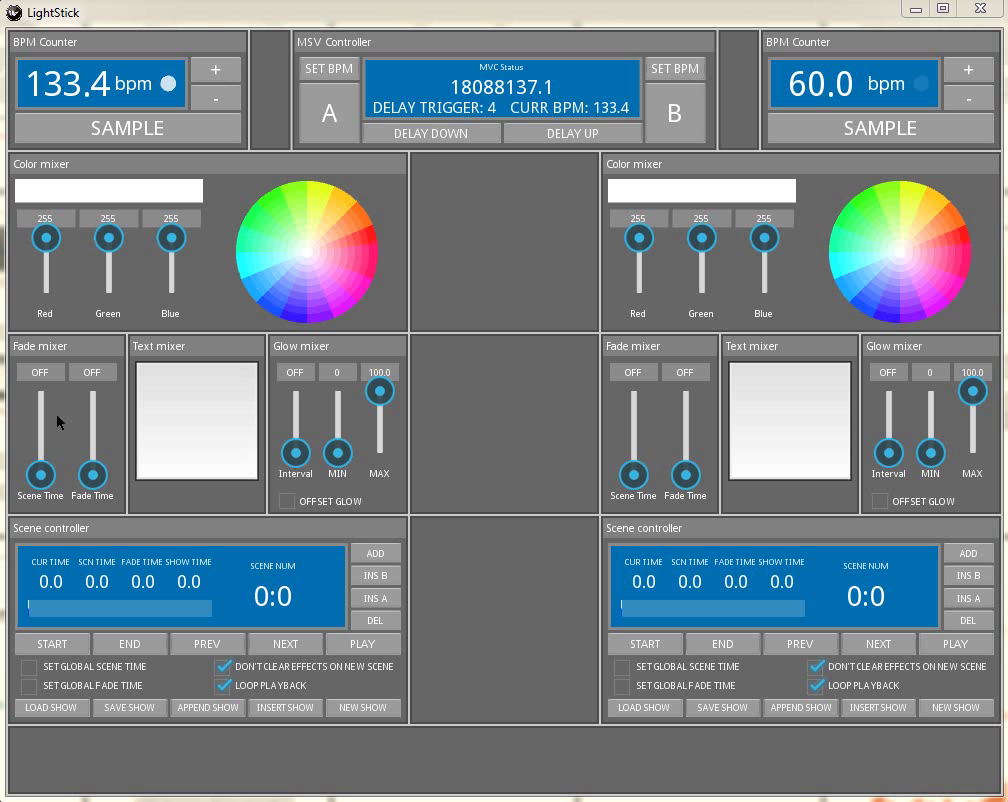
#> input picture frame 56 of ObjectTrackingTutorials/TestImages/Video.avi, 1008 x 802 px
$ python videoTest.py   (older library calls are emulated)
#> lines starting #> are read from the running program, lines starting #| are printed output that depends on the picture; after the words box and inside, x2 and y2 are one past the last pixel; in counts of white or black regions, pixels touching at a corner belong together
import numpy as np
import cv2

cap = cv2.VideoCapture("TestImages/Video.avi")


while True:
    # Capture fram by frame
    ret, frame = cap.read()
#> frame is the input picture: shape (802, 1008, 3); mean B, G, R 136.5, 130.3, 119.3

    # operations on the frame
    gray = cv2.cvtColor(frame, cv2.COLOR_BGR2GRAY)
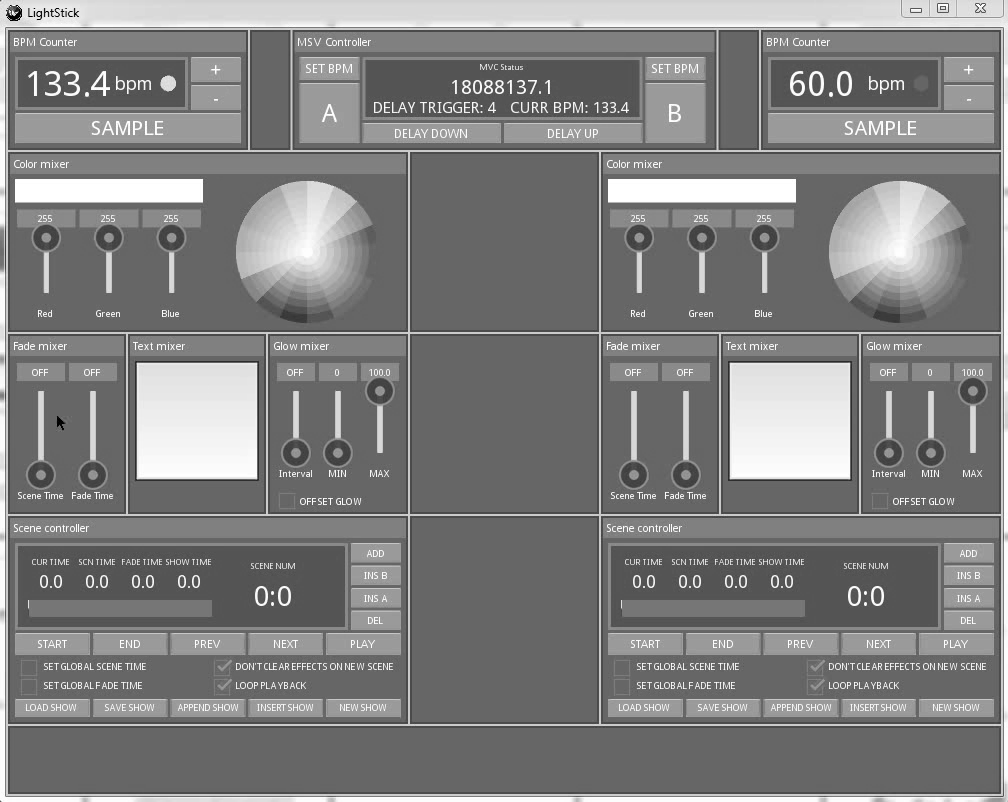
#> gray: shape (802, 1008); min 0, max 255, mean 127.7
    #gray = cv2.medianBlur(gray, 5)
    ret, thresh = cv2.threshold(gray, 0, 255, cv2.THRESH_BINARY_INV + cv2.THRESH_OTSU)
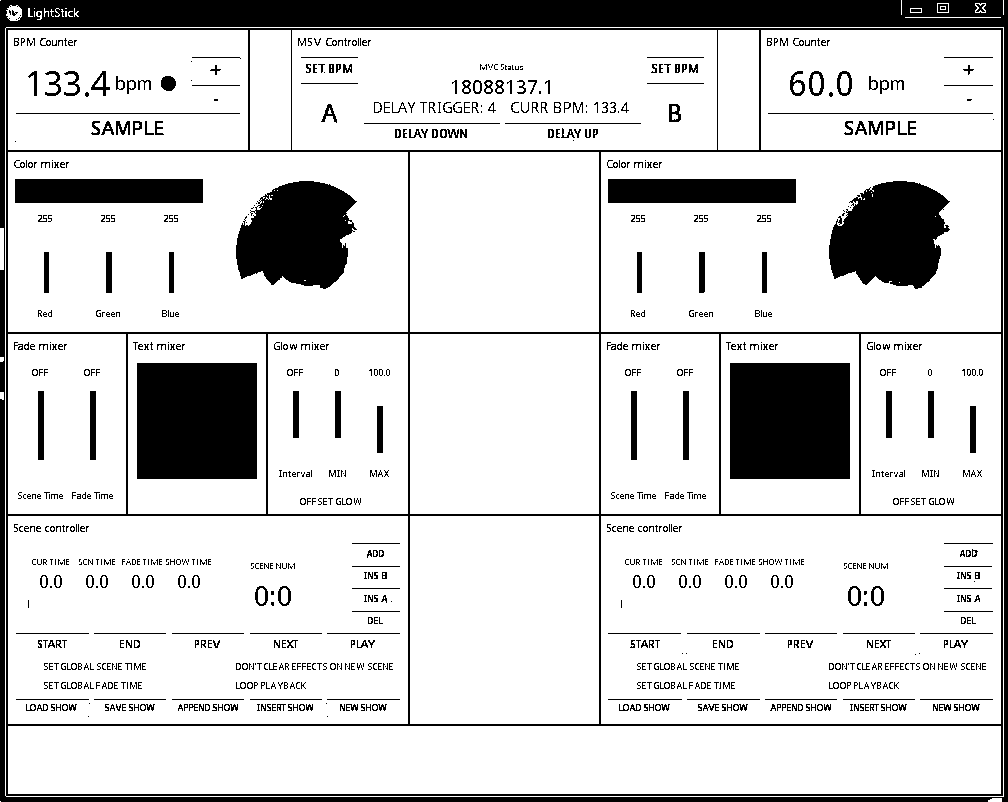
#> thresh: shape (802, 1008); 82.9% white; 941 black regions (633 under 20 px), largest, box (x1, y1, x2, y2) and area: (0, 0, 1008, 802) 57556, (137, 363, 257, 479) 13920, (730, 363, 850, 479) 13920
#> ret = 165

    circles = cv2.HoughCircles(thresh, cv2.cv.CV_HOUGH_GRADIENT, 1, 20, 50,
                               param1=50, param2=20, minRadius=0, maxRadius=40)
#> circles = 17 rows, first 8: [37.5, 666.5, 33.8], [969.5, 644.5, 34.9], [824.5, 666.5, 34.9], [231.5, 666.5, 34.9], [500.5, 109.5, 27], [798.5, 85.5, 9.6], [376.5, 644.5, 23.5], [435.5, 135.5, 13.8]

    if circles is not None:
        circles = np.uint16(np.around(circles))
#> circles = 17 rows, first 8: [38, 666, 34], [970, 644, 35], [824, 666, 35], [232, 666, 35], [500, 110, 27], [798, 86, 10], [376, 644, 24], [436, 136, 14]
        for i in circles[0, :]:
            # draw the outer circle
            cv2.circle(thresh,(i[0],i[1]),i[2],(0,255,0),2)
#> this loop made 17 passes
#> i on passes 1 to 12: [38, 666, 34], [970, 644, 35], [824, 666, 35], [232, 666, 35], [500, 110, 27], [798, 86, 10], [376, 644, 24], [436, 136, 14], [648, 676, 12], [70, 692, 11], [550, 112, 12], [894, 674, 13]
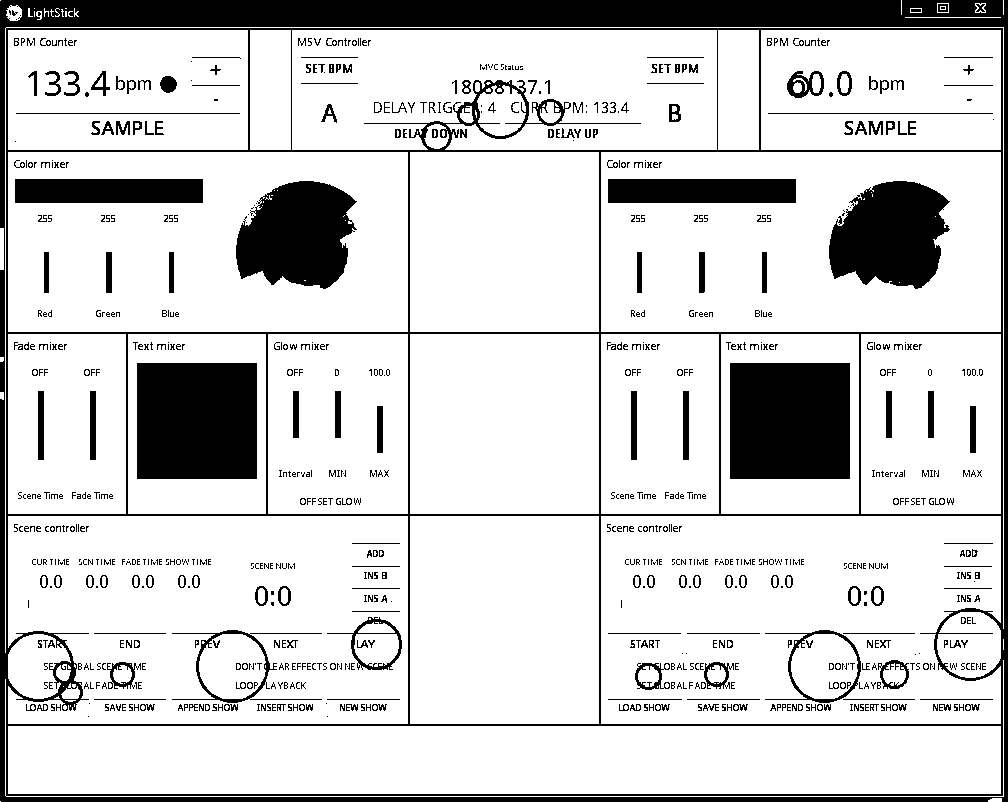
#> thresh: shape (802, 1008); 82.3% white; 837 black regions (567 under 20 px), largest, box (x1, y1, x2, y2) and area: (0, 0, 1008, 802) 61344, (137, 363, 257, 479) 13920, (730, 363, 850, 479) 13920
            # draw the center of the circle
            #cv2.circle(gray,(i[0],i[1]),2,(0,0,255),3)

    # Display the resulting image
    cv2.imshow("frame", thresh)

    if cv2.waitKey(1) & 0xFF == ord('q'):
#> (key q is pressed here)
        break

cap.release()
cv2.destroyAllWindows()

$ run again, starting later in the video
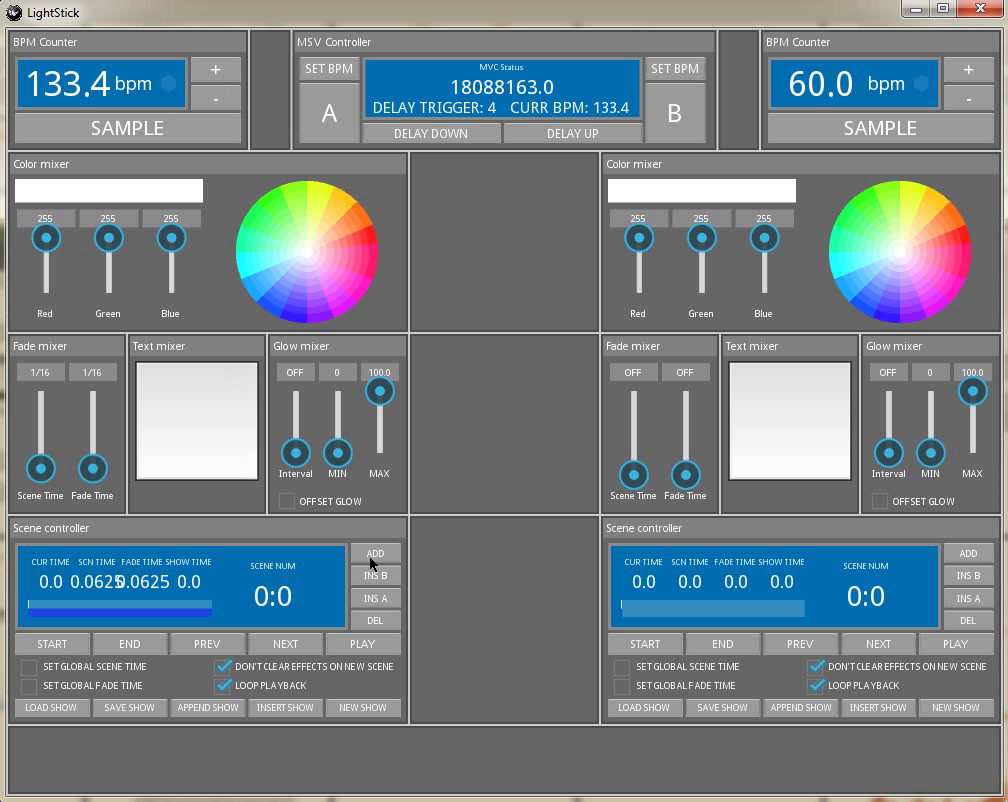
#> input picture frame 252 of ObjectTrackingTutorials/TestImages/Video.avi, 1008 x 802 px
#> frame is the input picture: shape (802, 1008, 3); mean B, G, R 133.8, 127.6, 116.8
#> `ret, thresh = cv2.threshold(gray, 0, 255, cv2.THRESH_BINARY_INV + cv2...`:
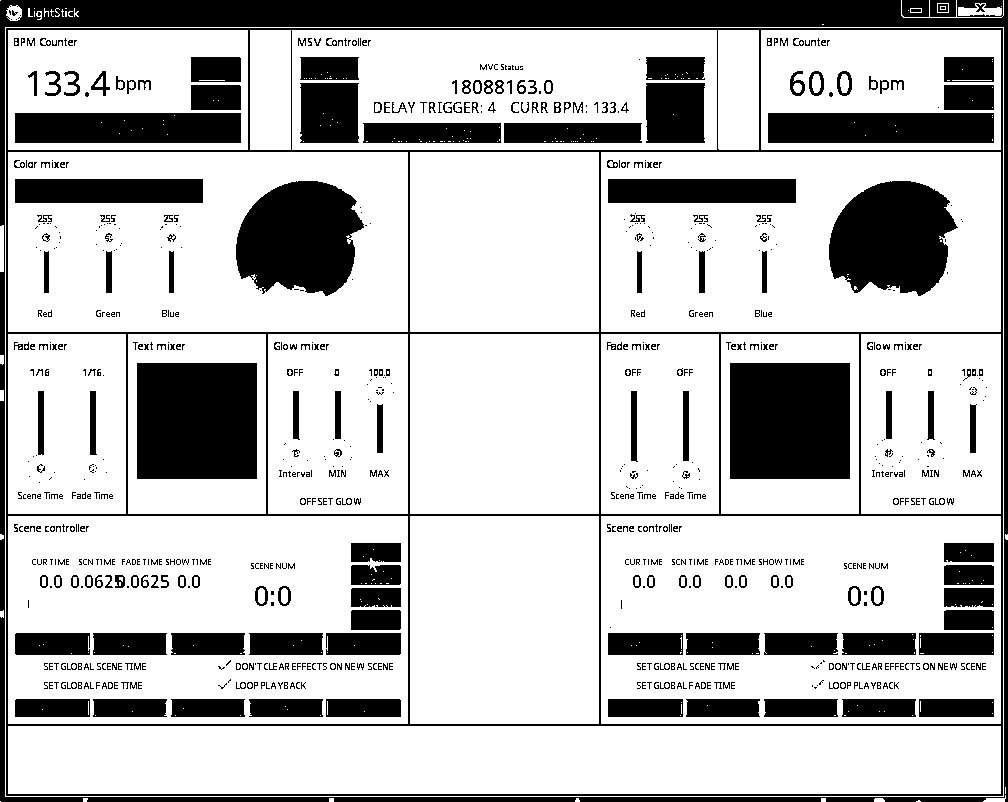
#> thresh: shape (802, 1008); 74.7% white; 874 black regions (580 under 20 px), largest, box (x1, y1, x2, y2) and area: (0, 0, 1008, 802) 36809, (6, 28, 1003, 796) 19421, (137, 363, 257, 479) 13920
#> ret = 146
#> `circles = cv2.HoughCircles(thresh, cv2.cv.CV_HOUGH_GRADIENT, 1, 20, 50..`: circles = [[498.5, 105.5, 23.5], [227.5, 685.5, 31.5], [813.5, 86.5, 9.6], [984.5, 596.5, 9.6], [383.5, 574.5, 11], [71.5, 87.5, 7.4], [657.5, 671.5, 9.4]]
#> `circles = np.uint16(np.around(circles))`: circles = [[498, 106, 24], [228, 686, 32], [814, 86, 10], [984, 596, 10], [384, 574, 11], [72, 88, 7], [658, 672, 9]]
#> the loop `for i in circles[0, :]:` made 7 passes
#> after the loop `for i in circles[0, :]:`:
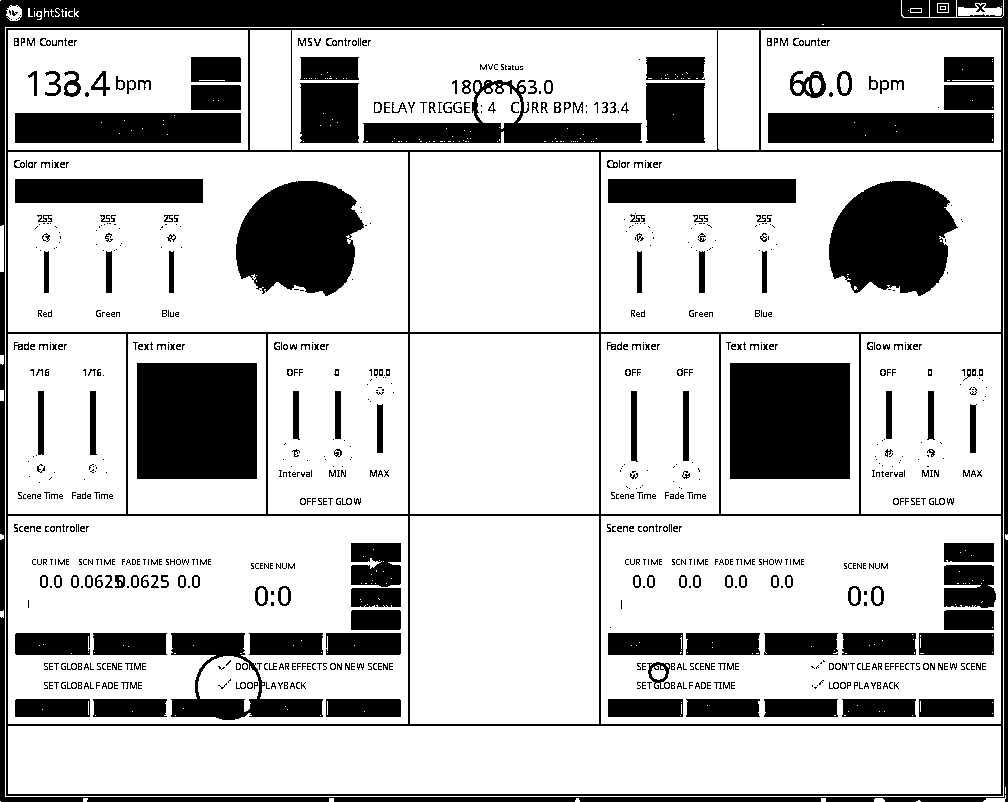
#> thresh: shape (802, 1008); 74.5% white; 854 black regions (575 under 20 px), largest, box (x1, y1, x2, y2) and area: (0, 0, 1008, 802) 36809, (6, 28, 1003, 796) 19421, (137, 363, 257, 479) 13920

$ run again, starting later in the video
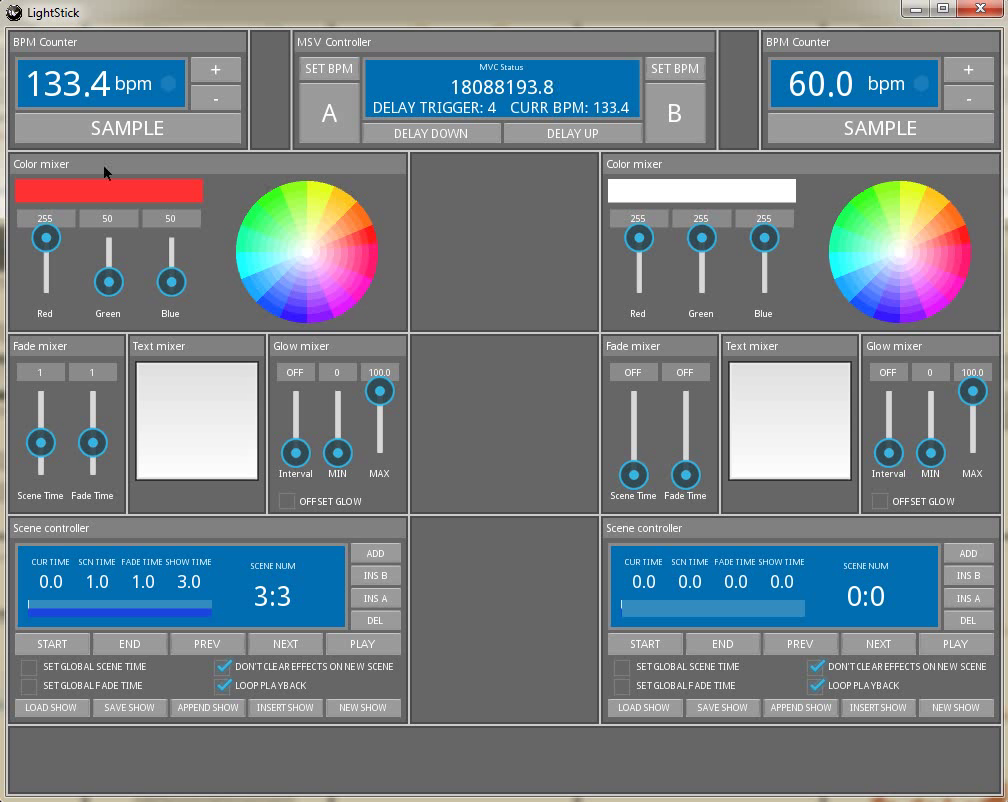
#> input picture frame 448 of ObjectTrackingTutorials/TestImages/Video.avi, 1008 x 802 px
#> frame is the input picture: shape (802, 1008, 3); mean B, G, R 132.6, 126.3, 116.7
#> `ret, thresh = cv2.threshold(gray, 0, 255, cv2.THRESH_BINARY_INV + cv2...`:
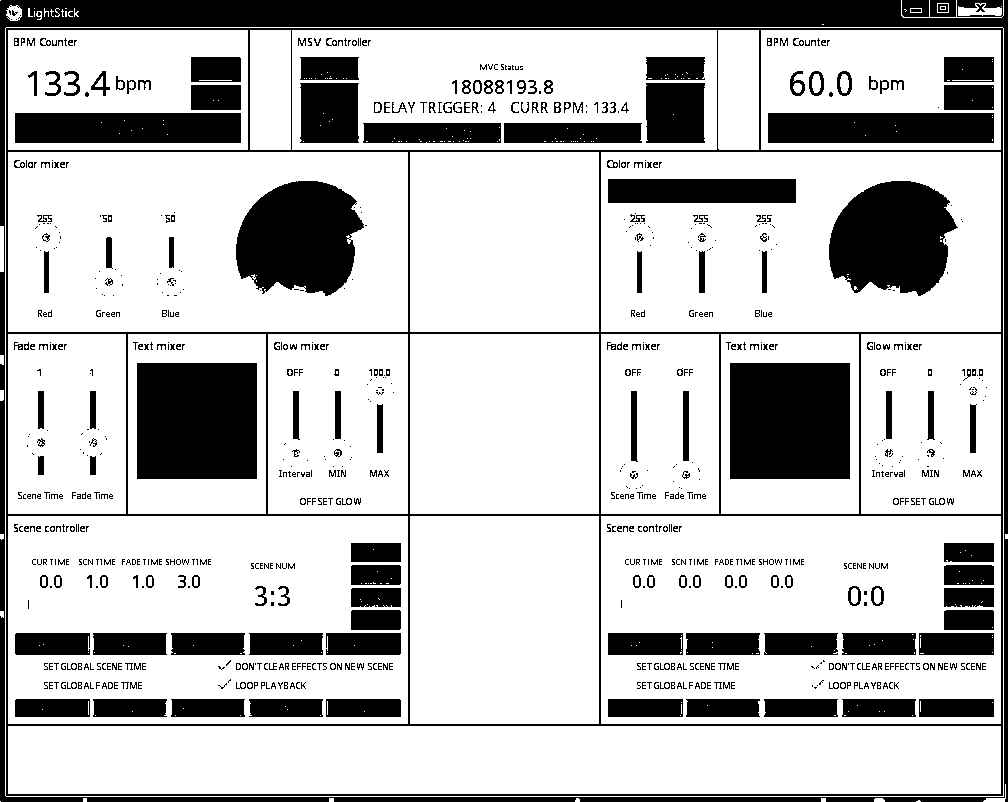
#> thresh: shape (802, 1008); 75.3% white; 869 black regions (582 under 20 px), largest, box (x1, y1, x2, y2) and area: (0, 0, 1008, 802) 56235, (137, 363, 257, 479) 13920, (730, 363, 850, 479) 13920
#> ret = 146
#> `circles = cv2.HoughCircles(thresh, cv2.cv.CV_HOUGH_GRADIENT, 1, 20, 50..`: circles = [[499.5, 109.5, 28], [227.5, 685.5, 31.5], [813.5, 86.5, 9.6], [984.5, 596.5, 9.6], [71.5, 87.5, 7.4], [657.5, 671.5, 9.4], [550.5, 111.5, 11]]
#> `circles = np.uint16(np.around(circles))`: circles = [[500, 110, 28], [228, 686, 32], [814, 86, 10], [984, 596, 10], [72, 88, 7], [658, 672, 9], [550, 112, 11]]
#> the loop `for i in circles[0, :]:` made 7 passes
#> after the loop `for i in circles[0, :]:`:
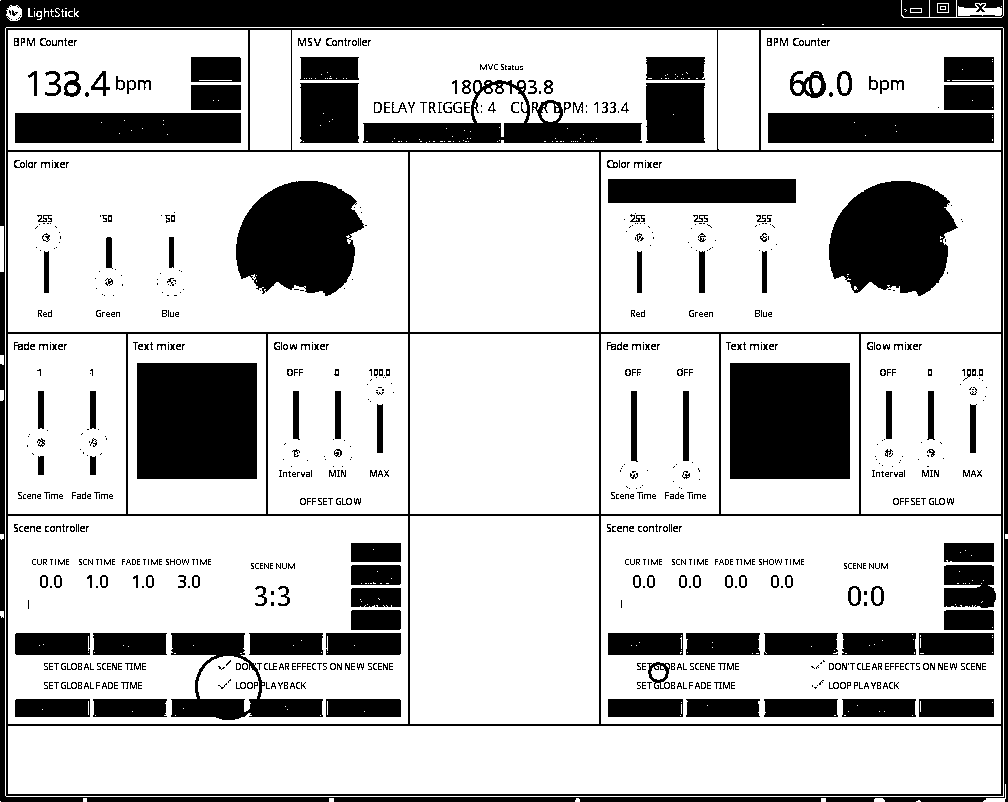
#> thresh: shape (802, 1008); 75.2% white; 847 black regions (577 under 20 px), largest, box (x1, y1, x2, y2) and area: (0, 0, 1008, 802) 56235, (137, 363, 257, 479) 13920, (730, 363, 850, 479) 13920
